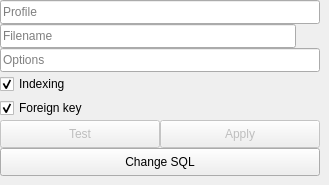
  <widget class="QWidget" name="SQLite">
   <widget class="QLineEdit" name="sqOptionEdit">
    <property name="geometry">
     <rect>
      <x>0</x>
      <y>48</y>
      <width>320</width>
      <height>24</height>
     </rect>
    </property>
    <property name="placeholderText">
     <string>Options</string>
    </property>
   </widget>
   <widget class="QCheckBox" name="sqIndexBox">
    <property name="geometry">
     <rect>
      <x>0</x>
      <y>72</y>
      <width>320</width>
      <height>24</height>
     </rect>
    </property>
    <property name="text">
     <string>Indexing</string>
    </property>
    <property name="checked">
     <bool>true</bool>
    </property>
   </widget>
   <widget class="QPushButton" name="sqTestButton">
    <property name="enabled">
     <bool>false</bool>
    </property>
    <property name="geometry">
     <rect>
      <x>0</x>
      <y>120</y>
      <width>160</width>
      <height>28</height>
     </rect>
    </property>
    <property name="text">
     <string>Test</string>
    </property>
   </widget>
   <widget class="QCheckBox" name="sqForeignBox">
    <property name="geometry">
     <rect>
      <x>0</x>
      <y>96</y>
      <width>320</width>
      <height>24</height>
     </rect>
    </property>
    <property name="text">
     <string>Foreign key</string>
    </property>
    <property name="checked">
     <bool>true</bool>
    </property>
   </widget>
   <widget class="QLineEdit" name="sqProfileEdit">
    <property name="geometry">
     <rect>
      <x>0</x>
      <y>0</y>
      <width>320</width>
      <height>24</height>
     </rect>
    </property>
    <property name="placeholderText">
     <string>Profile</string>
    </property>
   </widget>
   <widget class="QLineEdit" name="sqFileEdit">
    <property name="geometry">
     <rect>
      <x>0</x>
      <y>24</y>
      <width>296</width>
      <height>24</height>
     </rect>
    </property>
    <property name="placeholderText">
     <string>Filename</string>
    </property>
   </widget>
   <widget class="QToolButton" name="sqBrowseButton">
    <property name="geometry">
     <rect>
      <x>296</x>
      <y>24</y>
      <width>24</width>
      <height>24</height>
     </rect>
    </property>
    <property name="text">
     <string/>
    </property>
    <property name="icon">
     <iconset theme="Rishon">
      <normaloff>:/images/directory.png</normaloff>:/images/directory.png</iconset>
    </property>
    <property name="iconSize">
     <size>
      <width>24</width>
      <height>24</height>
     </size>
    </property>
    <property name="autoRaise">
     <bool>true</bool>
    </property>
   </widget>
   <widget class="QPushButton" name="sqApplyButton">
    <property name="enabled">
     <bool>false</bool>
    </property>
    <property name="geometry">
     <rect>
      <x>160</x>
      <y>120</y>
      <width>160</width>
      <height>28</height>
     </rect>
    </property>
    <property name="text">
     <string>Apply</string>
    </property>
   </widget>
   <widget class="QPushButton" name="sqBackButton">
    <property name="geometry">
     <rect>
      <x>0</x>
      <y>148</y>
      <width>320</width>
      <height>28</height>
     </rect>
    </property>
    <property name="text">
     <string>Change SQL</string>
    </property>
   </widget>
  </widget>
